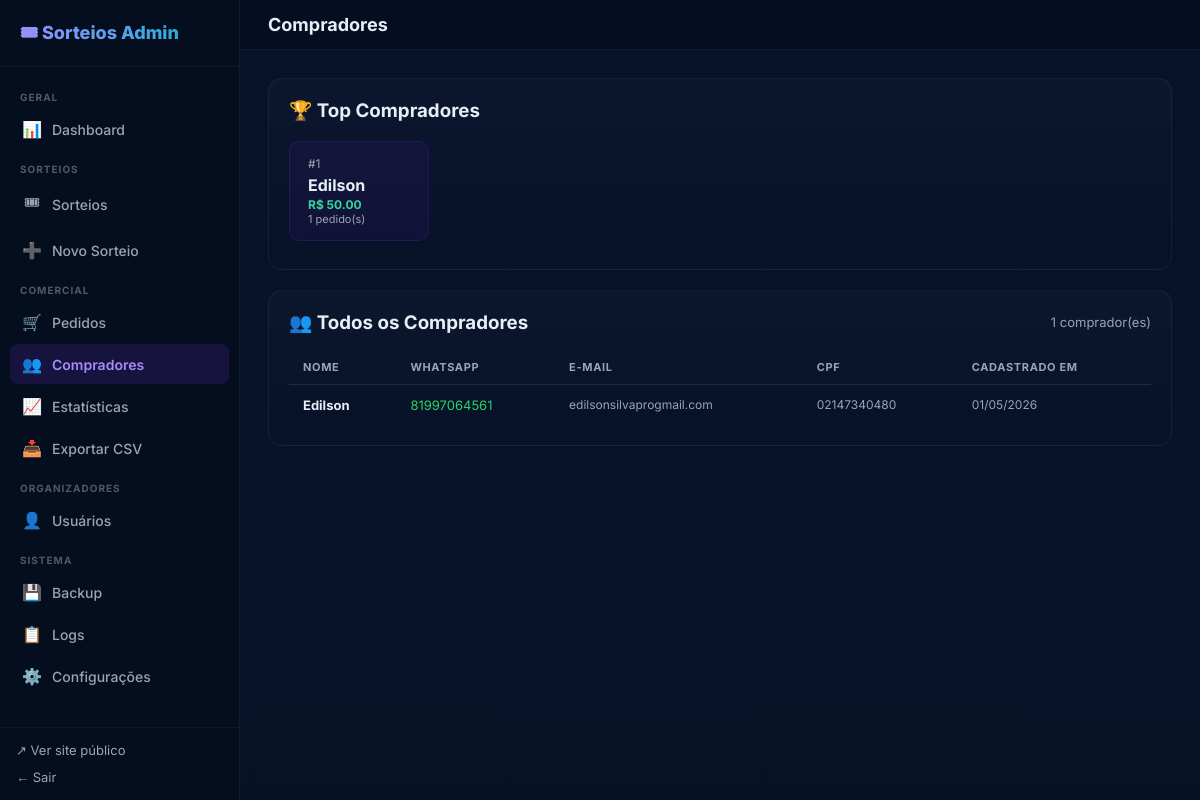
The page /admin/compradores (signed in) on the database its author committed.
### app/models.py (models this page shows)
class Buyer(Base):
    __tablename__ = "buyers"
    id = Column(Integer, primary_key=True, index=True)
    name = Column(String(200), nullable=False)
    whatsapp = Column(String(20), nullable=True, index=True)
    email = Column(String(200), nullable=True, index=True)
    cpf = Column(String(20), nullable=True)
    created_at = Column(DateTime, default=datetime.datetime.utcnow, nullable=False)
    orders = relationship("Order", back_populates="buyer")

### app/main.py (the view)
@app.get("/admin/compradores", response_class=HTMLResponse)
def admin_buyers_page(request: Request, session: Session = Depends(get_db),
                      _: None = Depends(require_admin)):
    buyers = crud.list_buyers(session, limit=200)
    top = crud.get_top_buyers(session)
    return templates.TemplateResponse(request, "admin_buyers.html", {
        "buyers": buyers,
        "top_buyers": top,
    })

### app/templates/admin_buyers.html (shortened to what this page needs)
{% extends "admin_base.html" %}
{% block page_title %}Compradores{% endblock %}
{% set active = 'compradores' %}
{% block content %}
{% if top_buyers %}
<div class="adm-card">
  <h3 style="margin-top:0;">🏆 Top Compradores</h3>
  <div style="display:flex;flex-wrap:wrap;gap:12px;margin-bottom:8px;">
    {% for b in top_buyers[:5] %}
    <div style="background:rgba(124,58,237,0.08);border:1px solid rgba(124,58,237,0.15);border-radius:10px;padding:14px 18px;min-width:140px;">
      <div style="font-size:12px;color:var(--muted);margin-bottom:4px;">#{{ loop.index }}</div>
      <div style="font-weight:700;margin-bottom:2px;">{{ b.name[:20] }}</div>
      <div style="font-size:12px;color:#34d399;font-weight:700;">R$ {{ '%.2f' % b.total }}</div>
      <div style="font-size:11px;color:var(--muted);">{{ b.orders }} pedido(s)</div>
    </div>
    {% endfor %}
  </div>
</div>
{% endif %}
<div class="adm-card">
  <div class="adm-card-header">
    <h3>👥 Todos os Compradores</h3>
    <span class="muted" style="font-size:13px;">{{ buyers | length }} comprador(es)</span>
  </div>
  {% if not buyers %}
  <div class="empty-state">Nenhum comprador cadastrado ainda.</div>
  {% else %}
  <div class="adm-table-wrap">
    <table class="adm-table">
      <thead>
        <tr><th>Nome</th><th>WhatsApp</th><th>E-mail</th><th>CPF</th><th>Cadastrado em</th></tr>
      </thead>
      <tbody>
        {% for b in buyers %}
        <tr>
          <td><strong>{{ b.name }}</strong></td>
          <td>
            <a href="https://wa.me/55{{ b.whatsapp }}" target="_blank" rel="noopener"
               style="color:#25D366;text-decoration:none;">{{ b.whatsapp }}</a>
          </td>
          <td style="color:var(--muted);font-size:12px;">{{ b.email or '—' }}</td>
          <td style="color:var(--muted);font-size:12px;">{{ b.cpf or '—' }}</td>
          <td style="color:var(--muted);font-size:12px;">{{ b.created_at.strftime('%d/%m/%Y') if b.created_at else '—' }}</td>
        </tr>
        {% endfor %}
      </tbody>
    </table>
  </div>
  {% endif %}
</div>
{% endblock %}

### app/static/css/style.css (style rules this page uses)
:root { --bg: #0f1724; --card: #0b1220; --muted: #9aa4b2; --accent: #7c3aed; --accent-2: #06b6d4; --surface: rgba(255, 255, 255, 0.03); --border: rgba(255, 255, 255, 0.05); --danger: #f87171; --success: #34d399; }
* { box-sizing: border-box; }
body { font-family: Inter, system-ui, Arial, sans-serif; margin: 0; background: linear-gradient(180deg, #071129 0%, #081227 100%); color: #e6eef6; min-height: 100vh; }
.muted { color: var(--muted); }

### app/templates/admin_base.html (style rules this page uses)
:root { --sidebar-w: 240px; }
.adm-table-wrap { overflow-x: auto; }
.adm-table { width: 100%; border-collapse: collapse; font-size: 13px; }
.adm-table th { text-align: left; padding: 10px 14px; font-size: 11px; font-weight: 700; text-transform: uppercase; letter-spacing: .06em; color: var(--muted); border-bottom: 1px solid rgba(255,255,255,0.05); white-space: nowrap; }
.adm-table td { padding: 12px 14px; border-bottom: 1px solid rgba(255,255,255,0.03); vertical-align: middle; }
.adm-table tr:last-child td { border-bottom: none; }
.adm-card { background: linear-gradient(180deg, rgba(255,255,255,0.025), transparent); border: 1px solid rgba(255,255,255,0.05); border-radius: 14px; padding: 20px; margin-bottom: 20px; }
.adm-card-header { display: flex; align-items: center; justify-content: space-between; margin-bottom: 16px; gap: 12px; flex-wrap: wrap; }
.adm-card-header h2, .adm-card-header h3 { margin: 0; }

### rows shown on the page
Buyer: name "Edilson", total "50.00", orders "1", whatsapp "81997064561", email "edilsonsilvaprogmail.com", cpf "02147340480", created_at "01/05/2026"

### other values the page prints
{{ buyers | length }} "1"
